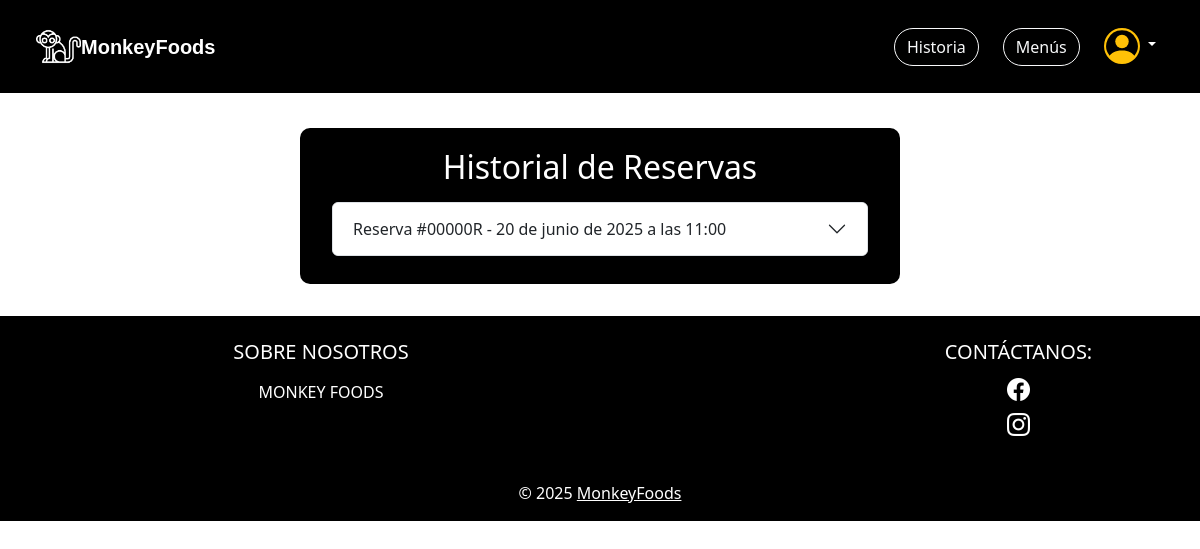
Before: /reservas/historial/ (signed in) with the older database file.
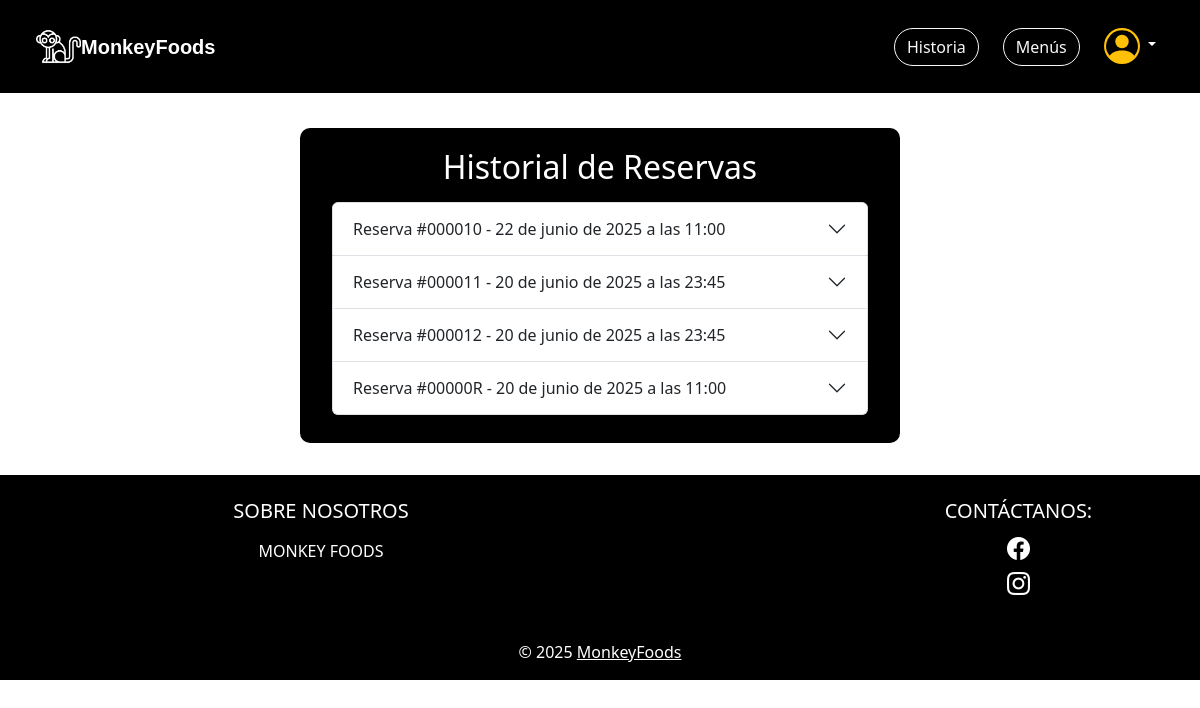
After: the same page with the newer database file.
### apps/reservas/models.py (models this page shows, shortened)
class Reserva(models.Model):
    ESTADOS_RESERVA = (
        ('borrador', 'Borrador'),
        ('completada', 'Completada'),
    )
    id_reserva = models.CharField(max_length=12, unique=True, editable=False)
    cliente = models.ForeignKey(settings.AUTH_USER_MODEL, on_delete=models.CASCADE)
    nombre_reserva = models.CharField(max_length=100)
    fecha = models.DateField()
    hora = models.TimeField()
    telefono = models.CharField(max_length=20)
    comensales = models.PositiveIntegerField(default=1)
    abono = models.DecimalField(max_digits=8, decimal_places=2)
    total = models.DecimalField(max_digits=8, decimal_places=2)
    mesas = models.ManyToManyField('Mesa')
    menu = models.ForeignKey(Menu, on_delete=models.SET_NULL, null=True, blank=True)  #modelo menú
    zona = models.ForeignKey('Zona', on_delete=models.CASCADE, null=True, blank=True)
    estado = models.CharField(max_length=20, choices=ESTADOS_RESERVA, default='borrador')

### apps/reservas/views.py (the view)
# urls.py: path('historial/', views.historial_reservas, name='historial_reservas'),
@login_required
def historial_reservas(request):
    reservas = Reserva.objects.filter(cliente=request.user).order_by('-fecha', '-hora')
    return render(request, 'reservas/historial_reservas.html', {'reservas': reservas})

### apps/reservas/templates/reservas/historial_reservas.html (shortened to what this page needs)
{% load static %}
<!DOCTYPE html>
<html lang="es">
<head>
    <link href="https://cdn.jsdelivr.net/npm/bootstrap@5.3.3/dist/css/bootstrap.min.css" rel="stylesheet"
>
    <link rel="stylesheet" href="https://cdn.jsdelivr.net/npm/bootstrap-icons@1.11.3/font/bootstrap-icons.min.css">
    <link rel="stylesheet" href="{% static 'reservas/css/styles.css' %}">
</head>
<body class="body-fondo">
    <nav class="navbar navbar-expand-lg bg-body-primary navbar-settings p-4">
        <div class="container-fluid">
            <a href="{% url 'index' %}">
                <img style="width: 45px; height: 45px;" src="{% static 'home/img/mono-blanco.png' %}" alt="marca">
                <a class="navbar-brand marca" href="{% url 'index' %}">MonkeyFoods</a>
            </a>
            <div class="collapse navbar-collapse" id="navbarSupportedContent">
                {% if request.user.is_authenticated %}
                <form class="d-flex gap-4" role="search">
                    <a href="{% url 'historia' %}">
                        <button class="btn btn-outline-light history" type="button">Historia</button>
                    </a>
                    <a href="{% url 'menus' %}">
                        <button class="btn btn-outline-light history" type="button">Menús</button>
                    </a>
                    <div class="nav-item dropdown dropdown-perfil me-2">
                        <a class="nav-link dropdown-toggle" href="#" role="button" data-bs-toggle="dropdown">
                        </a>
                    </div>
                </form>
                {% endif %}
            </div>
        </div>
    </nav>
    <div class="form-container">
        <div class="container mb-2">
            <h2 class="text-white text-center mb-3">Historial de Reservas</h2>
            <div class="accordion" id="accordionReservas">
                {% for reserva in reservas %}
                <div class="accordion-item">
                    <h2 class="accordion-header" id="heading{{ reserva.id }}">
                        <button class="accordion-button collapsed" type="button" data-bs-toggle="collapse"
                            data-bs-target="#collapse{{ reserva.id }}">
                            Reserva #{{ reserva.id_reserva }} - {{ reserva.fecha }} a las {{ reserva.hora }}
                        </button>
                    </h2>
                </div>
                {% empty %}
                <p class="text-center" style="font-size: 18px; color: grey; font-style: italic;">No tienes reservas
                    registradas.</p>
                {% endfor %}
            </div>
        </div>
    </div>
</body>
<footer class="text-white text-center" style="background-color: black;">
    <div class="container p-4">
        <div class="row">
            <div class="col-lg-6 col-md-12 mb-4 mb-md-0 text-center">
                <h5 class="text">SOBRE NOSOTROS</h5>
                <p class="mt-3">
                    MONKEY FOODS
                </p>
            </div>
            <div class="col-lg-3 col-md-6 mb-4 mb-md-0 ms-auto text-center">
                <h5 class="text">CONTÁCTANOS:</h5>
                <ul class="list-unstyled mb-0">
                    <li>
                        <a class="text-white" href="#">
                            <i class="bi bi-facebook" style="font-size: 23px;"></i>
                        </a>
                    </li>
                    <li>
                        <a class="text-white" href="#">
                            <i class="bi bi-instagram" style="font-size: 23px;"></i>
                        </a>
                    </li>
                </ul>
            </div>
        </div>
    </div>
    <div class="text-center p-3" style="background-color: rgba(0, 0, 0, 0.2);">
        © 2025
        <a class="text-white" href="{% url 'index' %}">MonkeyFoods</a>
    </div>
</footer>
</html>

### apps/reservas/static/reservas/css/styles.css (style rules this page uses)
html, body { max-width: 100%; overflow-x: hidden; }
.navbar-settings { background-color: black; border-bottom: 3px solid; color: white; }
.marca { color: white; font-weight: bold; text-align: right; background-size: 20%; font-family: "Century Gothic", sans-serif; }
.history { border-radius: 40px; }
body { background-size: cover; background-position: cover; background-repeat: no-repeat; background-attachment: fixed; }
.dropdown-perfil { min-width: auto; max-width: auto; width: auto; }
.form-container { max-width: 600px; width: 90%; display: grid; color: white; background-color: black; border-radius: 10px; padding: 20px; margin: 2rem auto; }

Changed rows visible on the page:
added Reserva: id_reserva "000010", fecha "22 de junio de 2025", hora "11:00"
added Reserva: id_reserva "000011", fecha "20 de junio de 2025", hora "23:45"
added Reserva: id_reserva "000012", fecha "20 de junio de 2025", hora "23:45"
